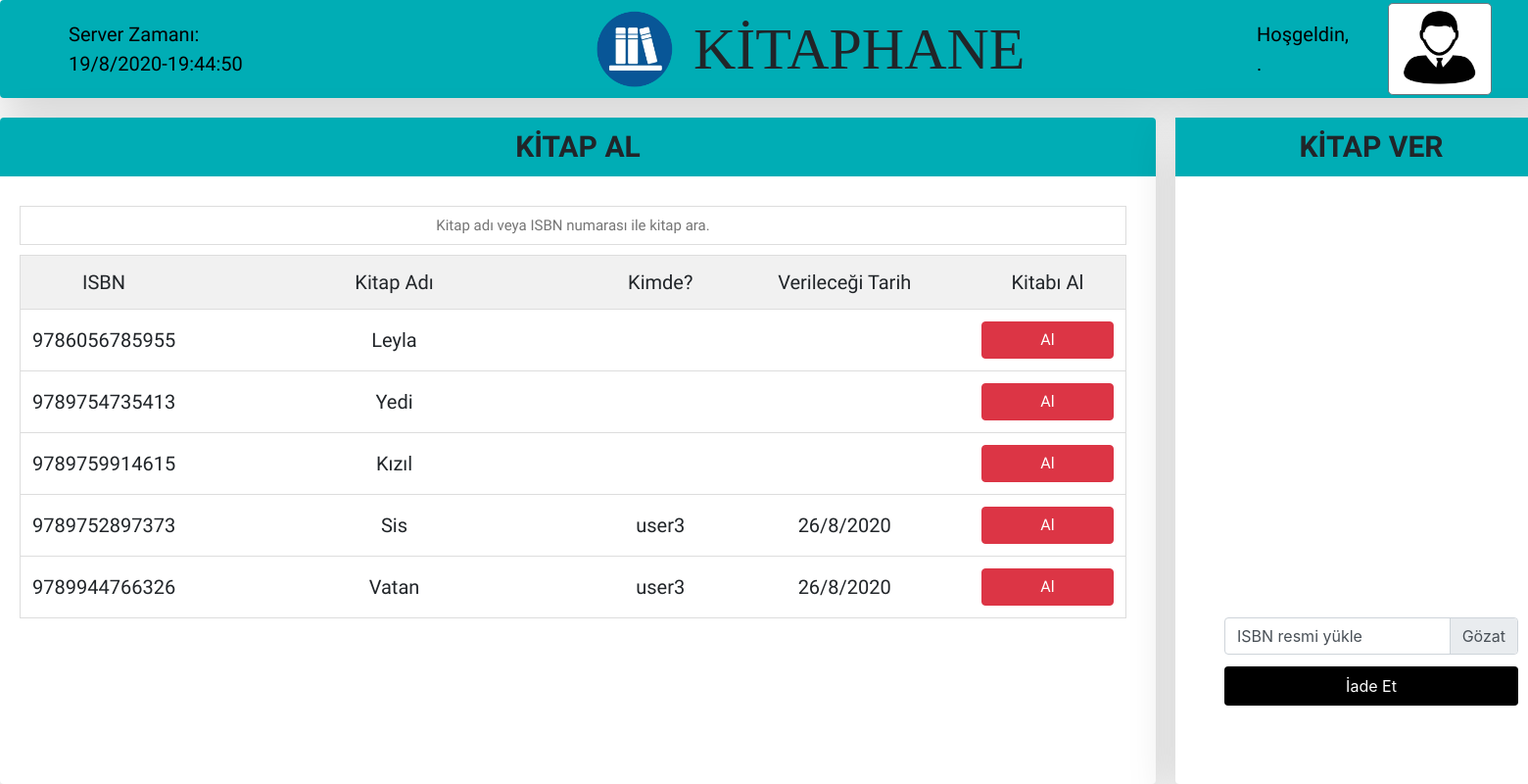
Screenshot of /kullanici_paneli with the database file from the repository.
### kutuphane.py (models this page shows, shortened)
class Kitaplar(db.Model):
    kitap_isbn = db.Column(db.String(15), primary_key=True)
    kitap_adi = db.Column(db.String(30))
    kimde = db.Column(db.String(5))
    verilecegi_tarihi = db.Column(db.String(10))
    kr_dosya_adi = db.Column(db.String(30))

### kutuphane.py (the view, shortened to what this page needs)
@app.route("/kullanici_paneli", methods=["GET", "POST"])
def kullanici_paneli():
    kullanicilar = Kullanicilar.query.all()
    for kullanici in kullanicilar:
        kullanici.ustundeki_kitap_sayisi = len(Kitaplar.query.filter_by(kimde=kullanici.kullanici_adi).all())
        kullanici.kitap_alabilirmi = "Evet"
        db.session.commit()
        if(kullanici.ustundeki_kitap_sayisi >= 3):
            kullanici.kitap_alabilirmi = "Hayır"
            db.session.commit()
        for ustundeki_kitap in Kitaplar.query.filter_by(kimde=kullanici.kullanici_adi).all():
            verilecegi_zaman_datetime = datetime.datetime.strptime(ustundeki_kitap.verilecegi_tarihi, '%d/%m/%Y').date()
            suanki_tarih = (datetime.datetime.now() + datetime.timedelta(days=Zaman.query.first().zaman_katsayisi)).date()
            if(suanki_tarih > verilecegi_zaman_datetime):
                kullanici.kitap_alabilirmi = "Hayır"
                db.session.commit()
    kullanici = Kullanicilar.query.filter_by(kullanici_adi=kullanici_adi).first()
    return render_template('kullanicipaneli.html', kullanici=kullanici, kac_gun_ilerletildi=Zaman.query.first().zaman_katsayisi, kitaplarVeritabani=Kitaplar.query.all(), kullanicilarVeritabani=Kullanicilar.query.all())

### templates/kullanicipaneli.html (shortened to what this page needs)
<!DOCTYPE html>
<html lang="en">
<head>
  <link rel="stylesheet" href="https://stackpath.bootstrapcdn.com/bootstrap/4.3.1/css/bootstrap.min.css" />
  <link rel="stylesheet" href="../static/css/kullanicipaneliStil.css" />
</head>
<body onload="serverZamani()">
  <div class="konteynirDiv">
    <div class="baslikDiv shadow-lg rounded">
      <div class="serverZamaniDiv">
        <div style="text-align: center; color: black; font-size: 20px; font-weight: 500; font-family: 'Rajdhani', sans-serif;">Server Zamanı:</div>
        <div id="tarih_ekle" style="text-align: center; color: black; font-size: 20px; font-weight: 500; font-family: 'Rajdhani', sans-serif;"></div>
      </div>
      <div class="baslik">
        <a href="/kitaplar"><img src="../static/img/kutuphane.png" alt="" width="80px" height="80px" style="margin-left: 18px;"></a>
        <div style="height: 80px; line-height: 80px; font-family: 'Righteous', cursive; font-size: 60px; grid-column: 17/50; grid-row: 2/10; margin-left: 20px;">KİTAPHANE</div>
      </div>
      <div class="profilDiv">
        <div class="profilIsmiDiv">Hoşgeldin, <br> {{ kullanici.kullanici_adi }}.</div>
        <div class="profilDugmesiDiv dropdown">
          <button class="btn btn-secondary" type="button" id="dropdownMenuButton" data-toggle="dropdown" aria-haspopup="true" aria-expanded="false" style="background-color: white; border-radius: 5%; appearance:none;">
            <img src="../static/img/user.png" width="80px" height="80px">
          </button>
        </div>
      </div>
    </div>
    <div class="kitapalDiv shadow-lg bg-white rounded">
      <div style="grid-row: 1/7; grid-column: 1/119; display: block; font-size: 30px; font-weight: 700; font-family: 'Rajdhani', sans-serif; text-align: center; background-color: #00adb5; line-height: 60px;">KİTAP AL</div>
      <input type="text" id="aranacakKelime" onkeyup="aramaFonksiyonu()" placeholder="Kitap adı veya ISBN numarası ile kitap ara." autocomplete="off" style="text-align: center; font-size: 15px; font-weight: 500; font-family: 'Rajdhani', sans-serif;">
      <table id="tablo">
        <tr class="header">
          <th style="text-align: center; width: 9%;">ISBN</th>
          <th style="text-align: center; width: 41%;">Kitap Adı</th>
          <th style="text-align: center; width: 11%;">Kimde?</th>
          <th style="text-align: center; width: 24%;">Verileceği Tarih</th>
          <th style="text-align: center; width: 15%;">Kitabı Al</th>
        </tr>
        {% for kitap in kitaplarVeritabani %}
        <tr>
          <td style="text-align: center;">{{kitap.kitap_isbn}}</td>
          <td style="text-align: center;">{{kitap.kitap_adi}}</td>
          <td style="text-align: center;">{{kitap.kimde}}</td>
          <td style="text-align: center;">{{kitap.verilecegi_tarihi}}</td>
          <td style="text-align: center;">
            {% if kitap.kimde == "" and kullanici.kitap_alabilirmi == "Evet" %}
            <form action="" method="POST">
              <input type="hidden" name="hangi_kitap_alinacak" value= "{{kitap.kitap_isbn}}">
              <input type="hidden" id="{{kitap.kitap_isbn}}" name="verilecegi_tarihi" value= "">
              <button type="submit" class="btn btn-success table_buton" value="submit" style="width:100%" onmouseup="verilecegiTarihAta({{kitap.kitap_isbn}})">Al</button>
            </form>
            {% else %}
            <form action="" method="POST">
              <button type="submit" class="btn btn-danger table_buton" value="submit" style="width:100%" onmouseup="verilecegiTarihAta({{kitap.kitap_isbn}})">Al</button>
            </form>
            {% endif %}
          </td>
        </tr>
        {% endfor %}
      </table>
    </div>
    <form class="kitapverDiv shadow-lg bg-white rounded" action="" method="post" enctype="multipart/form-data">
      <div style="grid-row: 1/7; grid-column: 1/41; display: block; font-size: 30px; font-weight: 700; font-family: 'Rajdhani', sans-serif; text-align: center; background-color: #00adb5; line-height: 60px;">KİTAP VER</div>
      <div class="kitapResmiDiv">
      </div>
      <div style="grid-row: 52/60; grid-column: 6/36;">
        <div class="input-group">
          <div class="custom-file">
            <label class="custom-file-label" for="inputGroupFile01" data-browse="Gözat">ISBN resmi yükle</label>
          </div>
        </div>
      </div>
      <button type="submit" class="btn btn-primary" style="grid-column: 6/36; grid-row: 57/61; background-color: black; border: none;">İade Et</button>
    </form>
  </div>
</body>
</html>

### static/css/kullanicipaneliStil.css (style rules this page uses)
.konteynirDiv { width: 1600px; height: 800px; position: absolute; top:0; bottom: 0; left: 0; right: 0; margin: auto; display: grid; grid-template-columns: repeat(80, 20px); grid-template-rows: repeat(40, 20px) }
.baslikDiv { grid-row: 1/6; grid-column:1/81; background-color: #00adb5; display: grid; grid-template-columns: repeat(160, 10px); grid-template-rows: repeat(10, 10px); }
.baslik { grid-row: 1/11; grid-column: 60/123; display: flex; flex-direction: row; align-items: center; }
.serverZamaniDiv { grid-row: 1/11; grid-column: 1/60; display: flex; flex-direction: column; align-items: flex-start; justify-content: center; padding-left: 70px; }
.profilDiv { grid-row: 1/11; grid-column: 123/155; display: flex; flex-direction: row; justify-content: center; align-items: center; }
.profilIsmiDiv { height: 100px; width: 180px; display: flex; flex-direction: row; justify-content: center; align-items: center; font-size: 20px; font-weight: 500; font-family: 'Rajdhani', sans-serif; color: black; }
.profilDugmesiDiv { height: 100px; width: 100px; border-radius: 5%; display: flex; justify-content: center; align-items: center; }
.kitapalDiv { grid-row: 7/41; grid-column:1/60; display: grid; grid-template-columns: repeat(118, 10px); grid-template-rows: repeat(68, 10px); overflow-y: scroll; overflow-x: hidden; }
#aranacakKelime { grid-row: 10/14; grid-column: 3/116; font-size: 16px; border: 1px solid #ddd; }
#tablo { grid-row: 15/40; grid-column: 3/116; border-collapse: collapse; border: 1px solid #ddd; font-size: 18px; }
#tablo th, #tablo td { text-align: left; padding: 12px; }
#tablo tr { border-bottom: 1px solid #ddd; }
#tablo tr.header, #tablo tr:hover { background-color: #f1f1f1; }
.kitapverDiv { grid-row: 7/41; grid-column:61/81; display: grid; grid-template-columns: repeat(40, 10px); grid-template-rows: repeat(68, 10px); }
.kitapResmiDiv { grid-row: 12/52; grid-column: 6/36; display: flex; justify-content: center; }
td, th { text-align: center; font-family: 'Rajdhani', sans-serif; font-weight: 500; font-size: 20px; }

### rows the page displays
Kitaplar: kitap_isbn "9786056785955", kitap_adi "Leyla"
Kitaplar: kitap_isbn "9789754735413", kitap_adi "Yedi"
Kitaplar: kitap_isbn "9789759914615", kitap_adi "Kızıl"
Kitaplar: kitap_isbn "9789752897373", kitap_adi "Sis", kimde "user3", verilecegi_tarihi "26/8/2020"
Kitaplar: kitap_isbn "9789944766326", kitap_adi "Vatan", kimde "user3", verilecegi_tarihi "26/8/2020"
